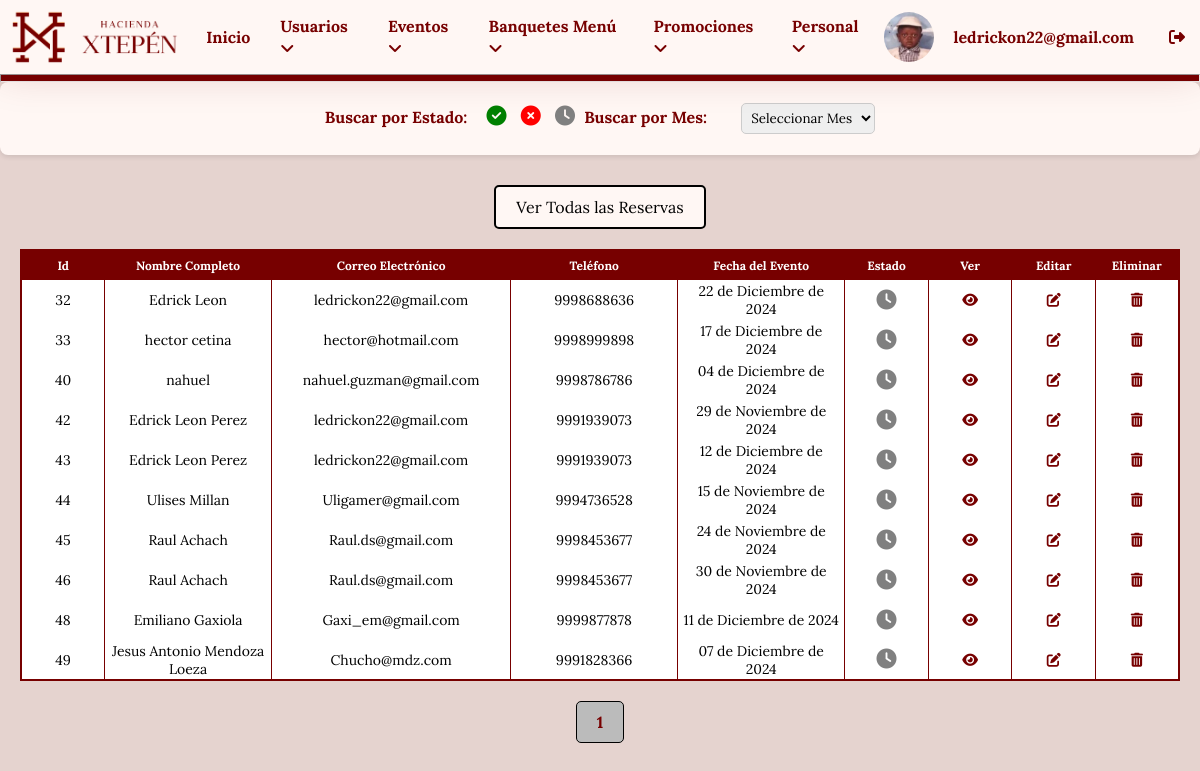
The page /login/dashboard_eventos.php?estado_busqueda=pendiente (signed in) on the database its author committed.
### tables this page shows
CREATE TABLE `usuarios` (
  `id_usuario` int NOT NULL,
  `nombre_completo` varchar(100) DEFAULT NULL,
  `roles` varchar(50) NOT NULL,
  `email` varchar(50) DEFAULT NULL,
  `contrasena` varchar(255) DEFAULT NULL,
  `fecha_nacimiento` date DEFAULT NULL,
  `foto` varchar(255) DEFAULT NULL,
  `acc` int NOT NULL
);

CREATE TABLE `reservas_eventos` (
  `id` int NOT NULL,
  `nombre` varchar(100) NOT NULL,
  `email` varchar(100) NOT NULL,
  `telefono` varchar(15) NOT NULL,
  `evento` varchar(50) NOT NULL,
  `fecha` date NOT NULL,
  `invitados` int NOT NULL,
  `mensaje` text,
  `fecha_reserva` timestamp NOT NULL DEFAULT CURRENT_TIMESTAMP,
  `menu_banquete` int DEFAULT NULL,
  `estado` varchar(10) DEFAULT 'pendiente',
  `personal` int DEFAULT NULL
);

### login/dashboard_eventos.php (the view, shortened to what this page needs)
<?php
include "conexion.php";
$estado_busqueda = isset($_POST['estado_busqueda']) ? $_POST['estado_busqueda'] : (isset($_GET['estado_busqueda']) ? $_GET['estado_busqueda'] : '');
$mes_busqueda = isset($_POST['mes_busqueda']) ? $_POST['mes_busqueda'] : (isset($_GET['mes_busqueda']) ? $_GET['mes_busqueda'] : '');
$limit = 10;
$page = isset($_GET['page']) ? (int)$_GET['page'] : 1;
$start = ($page - 1) * $limit;
function convertir_mes_espanol($fecha) {
    $meses = [
        '01' => 'Enero', '02' => 'Febrero', '03' => 'Marzo',
        '04' => 'Abril', '05' => 'Mayo', '06' => 'Junio',
        '07' => 'Julio', '08' => 'Agosto', '09' => 'Septiembre',
        '10' => 'Octubre', '11' => 'Noviembre', '12' => 'Diciembre'
    ];
    $date = new DateTime($fecha);
    $dia = $date->format('d');
    $mes = $meses[$date->format('m')];
    $anio = $date->format('Y');
    return "$dia de $mes de $anio";
}
?>
<!DOCTYPE html>
<html lang="es">
<head>
    <link rel="stylesheet" href="styles/stylersvboard.css">
</head>
<body>
    <?php include "menu.php"; ?>
    <hr>
    <div class="information">
        <div class="search-bar">
            <form action="" method="GET">
                <br>
                <label>Buscar por Estado:</label>
                <a type="button" onclick="buscarEstado('realizada')" class="search-btn">
                    <i class="fas fa-check-circle icon realizada" title="Realizada"></i>
                </a>
                <a type="button" onclick="buscarEstado('cancelada')" class="search-btn">
                    <i class="fas fa-times-circle icon cancelada" title="Cancelada"></i>
                </a>
                <a type="button" onclick="buscarEstado('pendiente')" class="search-btn">
                    <i class="fas fa-clock icon pendiente" title="Pendiente"></i>
                </a>
                <label>Buscar por Mes:</label>
                <select id="mes_busqueda" class="mes-select" onchange="buscarMes()">
                    <option value="">Seleccionar Mes</option>
                </select>
            </form>
        </div>
        <br>
        <?php if (!empty($estado_busqueda) || !empty($mes_busqueda)): ?>
            <a href="dashboard_eventos.php"><button class="btn">Ver Todas las Reservas</button></a>
        <?php endif; ?>
        <div class="tabla">
            <table>
                <tr>
                    <th>Id</th>
                    <th>Nombre Completo</th>
                    <th>Correo Electrónico</th>
                    <th>Teléfono</th>
                    <th>Fecha del Evento</th>
                    <th>Estado</th>
                    <th>Ver</th>
                    <th>Editar</th>
                    <th>Eliminar</th>
                </tr>
                <?php
                $todas_reservas = "SELECT * FROM reservas_eventos WHERE 1=1";
                if (!empty($estado_busqueda)) {
                    $todas_reservas .= " AND estado = '" . mysqli_real_escape_string($conectar, $estado_busqueda) . "'";
                }
                $todas_reservas .= " ORDER BY id ASC LIMIT $start, $limit";
                $resultado = mysqli_query($conectar, $todas_reservas);
                if (mysqli_num_rows($resultado) > 0) {
                    while ($fila = mysqli_fetch_assoc($resultado)) {
                        $fecha = convertir_mes_espanol($fila["fecha"]);
                        $icono_estado = '';
                        if ($fila['estado'] == 'realizada') {
                            $icono_estado = '<i class="fas fa-check-circle icon realizada" style="color: green;" title="Realizada"></i>';
                        } elseif ($fila['estado'] == 'cancelada') {
                            $icono_estado = '<i class="fas fa-times-circle icon cancelada" style="color: red;" title="Cancelada"></i>';
                        } else {
                            $icono_estado = '<i class="fas fa-clock icon pendiente" style="color: gray;" title="Pendiente"></i>';
                        }
                ?>
                        <tr>
                            <td style="width: 10px;"><?php echo $fila["id"]; ?></td>
                            <td><?php echo $fila["nombre"]; ?></td>
                            <td><?php echo $fila["email"]; ?></td>
                            <td><?php echo $fila["telefono"]; ?></td>
                            <td><?php echo $fecha; ?></td>
                            <td style="text-align: center; width: 10px;"><?php echo $icono_estado; ?></td>
                            <td style="width: 50px;">
                                <a href="ver_reserva.php?id=<?php echo $fila['id']; ?>"><i class="fa-solid fa-eye" style="color: var(--Texto);"></i></a>
                            </td>
                            <td style="width: 50px;">
                                <a href="editar_evento.php?id=<?php echo $fila['id']; ?>"><i class="fa-solid fa-edit" style="color: var(--Texto);"></i></a>
                            </td>
                            <td style="width: 50px;">
                                <a href="eliminar_evento.php?id=<?php echo $fila['id']; ?>"><i class="basurita fa-solid fa-trash-can" style="color: var(--Texto);"></i></a>
                            </td>
                        </tr>
                <?php
                    }
                } else {
                    echo "<tr><td colspan='9'>No hay registros.</td></tr>";
                }
                ?>
            </table>
            <div class="paginacion">
                <?php
                $total_reservas = "SELECT COUNT(*) FROM reservas_eventos WHERE 1=1";
                if (!empty($estado_busqueda)) {
                    $total_reservas .= " AND estado = '" . mysqli_real_escape_string($conectar, $estado_busqueda) . "'";
                }
                $resultado_total = mysqli_query($conectar, $total_reservas);
                $total_filas = mysqli_fetch_array($resultado_total)[0];
                $total_paginas = ceil($total_filas / $limit);
                for ($i = 1; $i <= $total_paginas; $i++) {
                    if ($i == $page) {
                        echo "<span>$i</span>";
                    } else {
                        echo "<a href='?page=$i&estado_busqueda=$estado_busqueda&mes_busqueda=$mes_busqueda'>$i</a>";
                    }
                }
                ?>
            </div>
        </div>
    </div>
</body>
</html>

### login/menu.php (shortened to what this page needs)
<?php
$usuario = $_SESSION['username'];
require "conexion.php";
$id_usuario = $_SESSION['id_usuario'];
$verusuario = "SELECT * FROM usuarios WHERE id_usuario = '$id_usuario'";
$resultado = mysqli_query($conectar, $verusuario);
$fila = $resultado -> fetch_array();
?>
<!DOCTYPE html>
<html lang="en">
<head>
    <link rel="stylesheet" href="styles/stylenavbar.css">
</head>
<body>
    <div class="container">
        <div class="tutorial">
            <ul>
                <div class="left-items">
                    <figure class="logo-left">
                        <img src="imagenes/xtepen-logo-750.gif" alt="">
                    </figure>
                    <li><a href="panel_administrativo.php">Inicio</a></li>
                    <li><a href="dashboard_usuarios.php">Usuarios<i class="fa fa-angle-down"></i>
                    </li>
                    <li><a href="dashboard_eventos.php">Eventos<i class="fa fa-angle-down"></i>
                    </li>
                    <li><a href="dashboard_banquetes.php">Banquetes Menú<i class="fa fa-angle-down"></i>
                    </li>
                    <li><a href="dashboard_promociones.php">Promociones<i class="fa fa-angle-down"></i>
                    </li>
                    <li><a href="dashboard_personal.php">Personal<i class="fa fa-angle-down"></i>
                    </li>
                </div>
                <div class="right-items">
                <img id="fotoPerfil" class="ppic" src="<?php echo $fila["foto"]; ?>" alt="">
                    <li class="usuarioh4"><h4 class="usuarioh4"><?php echo $usuario; ?>
                </li>
                    <li><a href="salir.php"><i class="fa-solid fa-right-from-bracket"></i></a></li>
                </div>
            </ul>
        </div>
    </div>
</body>
</html>

### login/styles/stylersvboard.css (style rules this page uses)
* { box-sizing: border-box; margin: 0; padding: 0; font-family: "Lora"; }
body { display: flex; flex-direction: column; background-color: #e5d3cf; }
.information { text-align: center; }
table { font-size: 12px; margin: auto; text-align: center; padding: 50px; border-collapse: collapse; border: 2px var(--Texto) solid; }
table th { margin: 5px; width: 5%; height: 30px; background-color: var(--Texto); color: var(--Blanco); }
.tabla { margin: 20px; }
.tabla td { padding: 0 5px; width: 10%; height: 40px; font-size: 14px; background-color: var(--Blanco); border-left: 1px var(--Texto) solid; }
hr { margin: 10px 0; }
.basurita { width: 40%; color: var(--Principal); }
.tutorial { position: relative; }
.tutorial ul { font-size: 0; list-style-type: none; background-color: var(--Principal) }
.tutorial ul li { font-family: "Open Sans", sans-serif; font-size: 1rem; font-weight: 400; background-color: var(--Principal); color: var(--Blanco); display: inline-block; padding: 15px; position: relative; }
.tutorial a { text-decoration: none; color: var(--Blanco); }
form { margin-bottom: 20px; }
label { font-weight: bold; margin-right: 10px; color: var(--Texto); }
.btn { padding: 10px 20px; background-color: var(--Secundario); color: var(--Negro); border: none; border-radius: 5px; border: 2px solid; font-size: 16px; font-family: "Lora", sans-serif; cursor: pointer; transition: background-color 0.3s, transform 0.2s; }
.search-bar { display: flex; align-items: center; justify-content: center; margin-bottom: 10px; background-color: var(--Secundario); padding: 1px; border-radius: 8px; box-shadow: 0 2px 5px rgba(0, 0, 0, 0.1); }
.icon { cursor: pointer; margin: 0 5px; font-size: 20px; transition: transform 0.2s; }
.realizada { color: green; }
.cancelada { color: red; }
.pendiente { color: gray; }
hr { width: 100%; height: 8px; margin: 0; background-color: var(--Texto); }
.mes-select { margin-left: 20px; padding: 5px; border-radius: 5px; border: 1px solid #ccc; }
.paginacion { display: flex; justify-content: center; align-items: center; margin-top: 20px; }
.paginacion a, .paginacion span { text-decoration: none; padding: 10px 20px; margin: 0 5px; background-color: var(--Secundario); border: 1px solid var(--Negro); color: var(--Texto); font-weight: bold; border-radius: 5px; transition: background-color 0.3s ease; }
.paginacion span { background-color: #bbb; color: var(--Texto); }

### login/styles/stylenavbar.css (style rules this page uses)
* { box-sizing: border-box; margin: 0; padding: 0; }
.ppic { width: 50px; border-radius: 50px; margin: 10px 0; }
.ppic { width: 50px; border-radius: 50%; transition: transform 0.2s ease; cursor: pointer; }
.tutorial ul { font-size: 0; list-style-type: none; background-color: var(--Secundario); box-shadow: 0px 0px 40px #7700002d; }
.tutorial ul li { font-family: "Open Sans", sans-serif; font-size: 1rem; font-weight: 400; background-color: var(--Secundario); color: var(--Texto); display: inline-block; padding: 15px; position: relative; vertical-align: middle; }
.information { text-align: center; }
.tutorial a { text-decoration: none; color: var(--Texto); font-weight: 700; }
.usuarioh4 { color: var(--Texto); padding: 5px; }
ul { display: flex; justify-content: space-between; list-style-type: none; padding: 0; width: 100%; }
li { padding: 10px; }
.left-items { display: flex; align-items: center; }
.right-items { display: flex; align-items: center; }
.logo-left { width: 180px; margin: 10px ; }
.logo-left img { width: 100%; display: inline-block; }

### login/styles/colors.css (style rules this page uses)
:root { --Blanco: #fff; --Negro: #000; --GrisClaro: #ccc; --GrisOscuro: #333; --Principal: #c85749; --Secundario: #FFF7F4; --Texto: #770000; }

### rows shown on the page
usuarios: foto (picture)
reservas_eventos: id "32", nombre "Edrick Leon", email "ledrickon22@gmail.com", telefono "9998688636", fecha "22 de Diciembre de 2024", estado "pendiente" (drawn)
reservas_eventos: id "33", nombre "hector cetina", email "hector@hotmail.com", telefono "9998999898", fecha "17 de Diciembre de 2024", estado "pendiente" (drawn)
reservas_eventos: id "40", nombre "nahuel", email "nahuel.guzman@gmail.com", telefono "9998786786", fecha "04 de Diciembre de 2024", estado "pendiente" (drawn)
reservas_eventos: id "42", nombre "Edrick Leon Perez", email "ledrickon22@gmail.com", telefono "9991939073", fecha "29 de Noviembre de 2024", estado "pendiente" (drawn)
reservas_eventos: id "43", nombre "Edrick Leon Perez", email "ledrickon22@gmail.com", telefono "9991939073", fecha "12 de Diciembre de 2024", estado "pendiente" (drawn)
reservas_eventos: id "44", nombre "Ulises Millan", email "Uligamer@gmail.com", telefono "9994736528", fecha "15 de Noviembre de 2024", estado "pendiente" (drawn)
reservas_eventos: id "45", nombre "Raul Achach", email "Raul.ds@gmail.com", telefono "9998453677", fecha "24 de Noviembre de 2024", estado "pendiente" (drawn)
reservas_eventos: id "46", nombre "Raul Achach", email "Raul.ds@gmail.com", telefono "9998453677", fecha "30 de Noviembre de 2024", estado "pendiente" (drawn)
reservas_eventos: id "48", nombre "Emiliano Gaxiola", email "Gaxi_em@gmail.com", telefono "9999877878", fecha "11 de Diciembre de 2024", estado "pendiente" (drawn)
reservas_eventos: id "49", nombre "Jesus Antonio Mendoza Loeza", email "Chucho@mdz.com", telefono "9991828366", fecha "07 de Diciembre de 2024", estado "pendiente" (drawn)

### other values the page prints
$usuario "ledrickon22@gmail.com"
